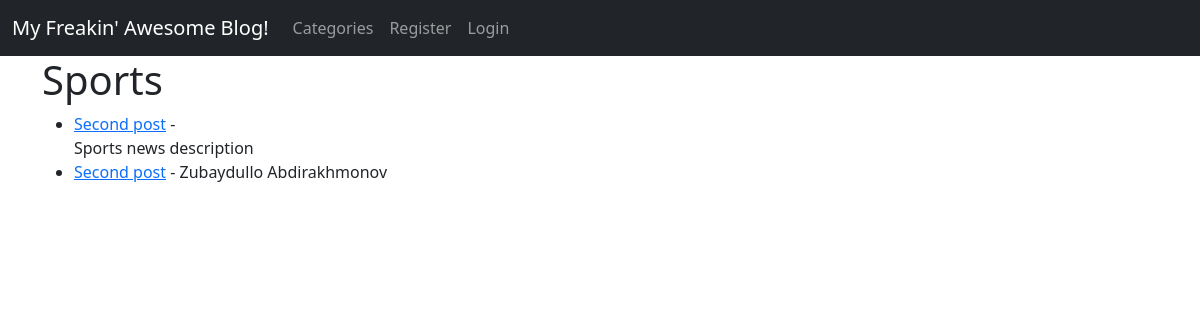
Page /category/sports/ on the committed database.
### theblog/models.py (models this page shows, shortened)
class Post(models.Model):
	title = models.CharField(max_length=255)
	header_image = models.ImageField(null=True, blank=True, upload_to="images/")
	title_tag = models.CharField(max_length=255)
	author = models.ForeignKey(User, on_delete=models.CASCADE)
	body = RichTextField(blank=True, null=True)
	post_date = models.DateField(auto_now_add=True)
	category = models.CharField(max_length=255, default="coding")
	snippet = models.CharField(max_length=255)
	likes = models.ManyToManyField(User, related_name="blog_posts")

### theblog/views.py (the view)
# urls.py: path('category/<str:cats>/', categories, name="category"),
def categories(request, cats):
	category_posts = Post.objects.filter(category=cats.replace('-', ' '))
	context = {"category_posts": category_posts, "cats": cats.title().replace('-', ' ')}
	return render(request, 'theblog/categories.html', context)

### theblog/templates/theblog/categories.html (shortened to what this page needs)
{% extends 'theblog/base.html' %}
{% block content %}
{% if category_posts %}
<h1>{{cats}}</h1>
<ul>
    {% for post in category_posts %}
    <li><a href="{% url 'article_detail' post.pk %}">{{post.title}}</a> - {{ post.author.first_name }}
        {{ post.author.last_name }} <br>
        {{post.body|truncatechars:200|safe}}
    </li>
    {% endfor %}
</ul>
{% else %}
<p>Sorry, this page does not exists!</p>
{% endif %}
{% endblock %}

### rows in the picture
Post: title "Second post", body "Sports news description"
Post: title "Second post", author.first_name "Zubaydullo", author.last_name "Abdirakhmonov"

### other values in the picture
{{ cats }} "Sports"
